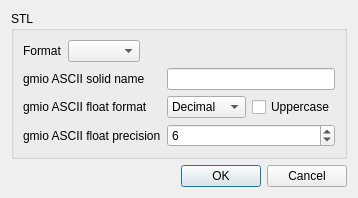
<?xml version="1.0" encoding="UTF-8"?>
<ui version="4.0">
 <class>Mayo::DialogExportOptions</class>
 <widget class="QDialog" name="Mayo::DialogExportOptions">
  <property name="geometry">
   <rect>
    <x>0</x>
    <y>0</y>
    <width>317</width>
    <height>186</height>
   </rect>
  </property>
  <property name="windowTitle">
   <string>Export Options</string>
  </property>
  <property name="modal">
   <bool>true</bool>
  </property>
  <layout class="QVBoxLayout" name="verticalLayout_2">
   <item>
    <widget class="QGroupBox" name="groupBox_Stl">
     <property name="title">
      <string>STL</string>
     </property>
     <layout class="QGridLayout" name="gridLayout_2">
      <item row="0" column="0">
       <widget class="QLabel" name="label_StlFormat">
        <property name="text">
         <string>Format</string>
        </property>
       </widget>
      </item>
      <item row="0" column="1">
       <widget class="QComboBox" name="comboBox_StlFormat"/>
      </item>
      <item row="0" column="2">
       <spacer name="horizontalSpacer">
        <property name="orientation">
         <enum>Qt::Horizontal</enum>
        </property>
        <property name="sizeHint" stdset="0">
         <size>
          <width>183</width>
          <height>20</height>
         </size>
        </property>
       </spacer>
      </item>
      <item row="1" column="0" colspan="3">
       <widget class="QWidget" name="widget_StlGmio" native="true">
        <layout class="QVBoxLayout" name="verticalLayout">
         <property name="leftMargin">
          <number>0</number>
         </property>
         <property name="topMargin">
          <number>0</number>
         </property>
         <property name="rightMargin">
          <number>0</number>
         </property>
         <property name="bottomMargin">
          <number>0</number>
         </property>
         <item>
          <widget class="QWidget" name="widget_StlGmioAscii" native="true">
           <layout class="QGridLayout" name="gridLayout">
            <property name="leftMargin">
             <number>0</number>
            </property>
            <property name="topMargin">
             <number>0</number>
            </property>
            <property name="rightMargin">
             <number>0</number>
            </property>
            <property name="bottomMargin">
             <number>0</number>
            </property>
            <item row="1" column="0">
             <widget class="QLabel" name="label_StlGmioAsciiFloatFormat">
              <property name="text">
               <string>gmio ASCII float format</string>
              </property>
             </widget>
            </item>
            <item row="2" column="1">
             <widget class="QSpinBox" name="spinBox_StlGmioAsciiFloatPrecision">
              <property name="minimum">
               <number>1</number>
              </property>
              <property name="maximum">
               <number>9</number>
              </property>
              <property name="value">
               <number>6</number>
              </property>
             </widget>
            </item>
            <item row="0" column="1">
             <widget class="QLineEdit" name="lineEdit_StlGmioAsciiSolidName"/>
            </item>
            <item row="2" column="0">
             <widget class="QLabel" name="label_StlGmioAsciiFloatPrecision">
              <property name="text">
               <string>gmio ASCII float precision</string>
              </property>
             </widget>
            </item>
            <item row="0" column="0">
             <widget class="QLabel" name="label_StlGmioAsciiSolidName">
              <property name="text">
               <string>gmio ASCII solid name</string>
              </property>
             </widget>
            </item>
            <item row="1" column="1">
             <layout class="QHBoxLayout" name="horizontalLayout">
              <item>
               <widget class="QComboBox" name="comboBox_StlGmioAsciiFloatFormat">
                <item>
                 <property name="text">
                  <string>Decimal</string>
                 </property>
                </item>
                <item>
                 <property name="text">
                  <string>Scientific</string>
                 </property>
                </item>
                <item>
                 <property name="text">
                  <string>Shortest</string>
                 </property>
                </item>
               </widget>
              </item>
              <item>
               <widget class="QCheckBox" name="checkBox_StlGmioAsciiFloatFormatUppercase">
                <property name="text">
                 <string>Uppercase</string>
                </property>
               </widget>
              </item>
             </layout>
            </item>
           </layout>
          </widget>
         </item>
        </layout>
       </widget>
      </item>
     </layout>
    </widget>
   </item>
   <item>
    <widget class="QDialogButtonBox" name="buttonBox">
     <property name="orientation">
      <enum>Qt::Horizontal</enum>
     </property>
     <property name="standardButtons">
      <set>QDialogButtonBox::Cancel|QDialogButtonBox::Ok</set>
     </property>
    </widget>
   </item>
   <item>
    <spacer name="verticalSpacer">
     <property name="orientation">
      <enum>Qt::Vertical</enum>
     </property>
     <property name="sizeHint" stdset="0">
      <size>
       <width>20</width>
       <height>5</height>
      </size>
     </property>
    </spacer>
   </item>
  </layout>
 </widget>
 <resources/>
 <connections>
  <connection>
   <sender>buttonBox</sender>
   <signal>accepted()</signal>
   <receiver>Mayo::DialogExportOptions</receiver>
   <slot>accept()</slot>
   <hints>
    <hint type="sourcelabel">
     <x>248</x>
     <y>254</y>
    </hint>
    <hint type="destinationlabel">
     <x>157</x>
     <y>274</y>
    </hint>
   </hints>
  </connection>
  <connection>
   <sender>buttonBox</sender>
   <signal>rejected()</signal>
   <receiver>Mayo::DialogExportOptions</receiver>
   <slot>reject()</slot>
   <hints>
    <hint type="sourcelabel">
     <x>316</x>
     <y>260</y>
    </hint>
    <hint type="destinationlabel">
     <x>286</x>
     <y>274</y>
    </hint>
   </hints>
  </connection>
 </connections>
</ui>
